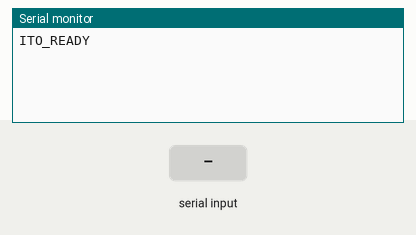
This sketch was run on a simulated Arduino Uno, built with avr-gcc and run on an emulated ATmega328P. Shown: the last lines printed to the serial monitor. Inputs (shaded band) come from the test bench.

Above: at 1.2 s.
1.3 s: "BEGIN 1\n" received over Serial
At 1.6 s:
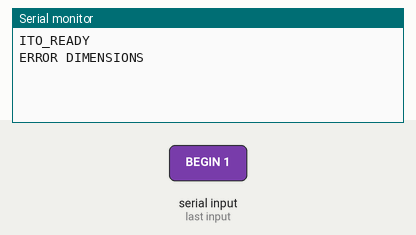
2.8 s: "END 1\n" received over Serial
At 4.0 s:
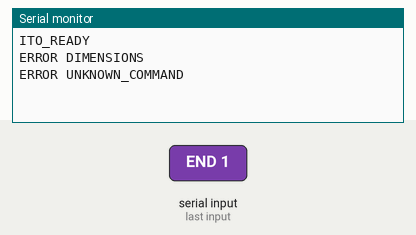
4.3 s: "BEGIN\n" received over Serial
At 5.1 s:
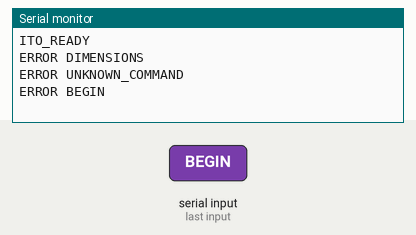
5.8 s: "END\n" received over Serial
At 6.2 s:
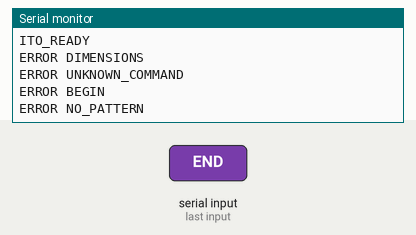

The sketch:

OpticalComputing_HardwareBackend.ino
```cpp
/*
    1-AXIS ITO OPTICAL BENCH CONTROLLER

    Python sends:

        BEGIN 32
        01010101010101010101010101010101
        END

    or, for another axis length:

        BEGIN 128
        010101...
        END

    The Arduino stores the complete 1D pattern and then
    applies it to the external ITO/light-valve electronics.

    IMPORTANT:
    Do NOT connect an ITO electrode directly to Arduino GPIO
    unless the electrical design explicitly permits it.

    Replace setITOCell() with the actual external driver.
*/

#include <Arduino.h>
#include <string.h>

#define AXIS_LENGTH 32

uint8_t pattern[AXIS_LENGTH];

bool receivingPattern = false;

int currentLength = 0;


// ============================================================
// SETUP
// ============================================================

void setup()
{
    Serial.begin(115200);

    memset(
        pattern,
        0,
        sizeof(pattern)
    );

    initialiseITOHardware();

    Serial.println("ITO_READY");
}


// ============================================================
// MAIN LOOP
// ============================================================

void loop()
{
    if (Serial.available())
    {
        String line =
            Serial.readStringUntil('\n');

        line.trim();

        if (line.length() == 0)
            return;

        processLine(line);
    }
}


// ============================================================
// SERIAL PROTOCOL
// ============================================================

void processLine(String &line)
{
    // --------------------------------------------------------
    // BEGIN
    // --------------------------------------------------------

    if (line.startsWith("BEGIN"))
    {
        int space =
            line.indexOf(' ');

        if (space < 0)
        {
            Serial.println("ERROR BEGIN");
            return;
        }

        int requestedLength =
            line.substring(
                space + 1
            ).toInt();

        if (
            requestedLength !=
            AXIS_LENGTH
        )
        {
            Serial.println(
                "ERROR DIMENSIONS"
            );

            receivingPattern = false;

            return;
        }

        currentLength = 0;

        receivingPattern = true;

        Serial.println("BEGIN_OK");

        return;
    }


    // --------------------------------------------------------
    // END
    // --------------------------------------------------------

    if (line == "END")
    {
        if (!receivingPattern)
        {
            Serial.println(
                "ERROR NO_PATTERN"
            );

            return;
        }

        if (
            currentLength !=
            AXIS_LENGTH
        )
        {
            Serial.println(
                "ERROR LENGTH"
            );

            receivingPattern = false;

            return;
        }

        receivingPattern = false;

        applyITO();

        Serial.println(
            "ITO_APPLIED"
        );

        return;
    }


    // --------------------------------------------------------
    // 1D PATTERN
    // --------------------------------------------------------

    if (receivingPattern)
    {
        if (
            line.length() !=
            AXIS_LENGTH
        )
        {
            Serial.println(
                "ERROR ROW_LENGTH"
            );

            receivingPattern = false;

            return;
        }

        for (
            int i = 0;
            i < AXIS_LENGTH;
            i++
        )
        {
            char value =
                line.charAt(i);

            if (value == '0')
            {
                pattern[i] = 0;
            }
            else if (value == '1')
            {
                pattern[i] = 1;
            }
            else
            {
                Serial.println(
                    "ERROR INVALID_BIT"
                );

                receivingPattern = false;

                return;
            }
        }

        currentLength =
            AXIS_LENGTH;

        return;
    }

    Serial.println(
        "ERROR UNKNOWN_COMMAND"
    );
}


// ============================================================
// APPLY ITO
// ============================================================

void applyITO()
{
    for (
        int i = 0;
        i < AXIS_LENGTH;
        i++
    )
    {
        setITOCell(
            i,
            pattern[i]
        );
    }
}


// ============================================================
// HARDWARE INITIALISATION
// ============================================================

void initialiseITOHardware()
{
    /*
        Put the actual external ITO driver
        initialization here.

        Examples:

            SPI.begin();

            shift-register initialization

            GPIO expander initialization

            analogue multiplexer initialization

            DAC initialization
    */
}


// ============================================================
// ONE AXIS ITO DRIVER
// ============================================================

void setITOCell(
    int position,
    uint8_t state
)
{
    /*
        position:
            0 ... AXIS_LENGTH-1

        state:
            0 = OFF
            1 = ON

        Replace this function with the electronics
        actually driving your ITO axis.

        Example conceptual interface:

            selectITOPosition(position);
            setITOState(state);

        Do not assume Arduino GPIO voltage/current is
        appropriate for the physical ITO device.
    */
}


// ============================================================
// CLEAR
// ============================================================

void clearITO()
{
    for (
        int i = 0;
        i < AXIS_LENGTH;
        i++
    )
    {
        pattern[i] = 0;

        setITOCell(
            i,
            0
        );
    }
}
```

Measured:
- after the input at 1.3 s, the serial monitor: prints a new line at once (image 1)
- after the input at 2.8 s, the serial monitor: prints a new line at once (image 2)
- after the input at 4.3 s, the serial monitor: prints a new line at once (image 3)
- after the input at 5.8 s, the serial monitor: prints a new line at once (image 4)
